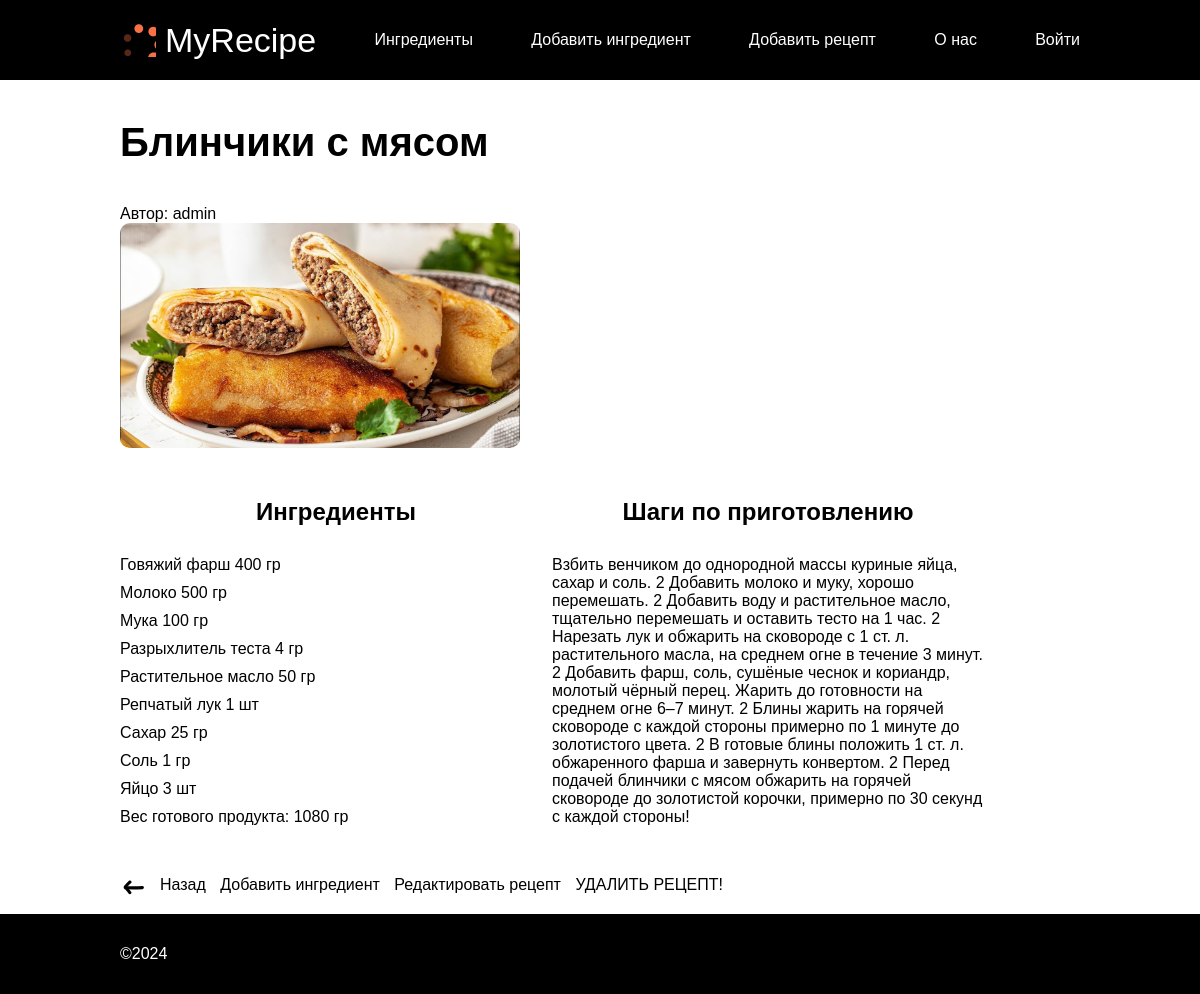
/recipe/1, run on the app's committed database.
### recipe_catalog/models.py (models this page shows, shortened)
class Recipe(models.Model):
    name = models.CharField(max_length=300)
    url = models.CharField(max_length=300)
    description = models.CharField(max_length=1000, default="описание")
    ingredients = models.ManyToManyField(Ingredient, through="RecipeIngredient")
    author = models.ForeignKey(User,
                               verbose_name='Автор рецепта',
                               on_delete=models.CASCADE, null=True
                               )
    class Meta:
        constraints = [
            models.UniqueConstraint(
                name="%(app_label)s_%(class)s_name_unique",
                fields=["name"],
            ),
        ]

class RecipeIngredient(models.Model):
    recipe = models.ForeignKey(Recipe, on_delete=models.CASCADE)
    ingredient = models.ForeignKey(Ingredient, on_delete=models.CASCADE)
    weight = models.IntegerField(default=0)
    count = models.IntegerField(default=0)
    class Meta:
        constraints = [
            models.UniqueConstraint(
                fields=['recipe', 'ingredient'],
                name='unique recipes ingredients'
            ),
        ]

class Ingredient(models.Model):
    name = models.CharField(max_length=255)
    class Meta:
        constraints = [
            models.UniqueConstraint(
                name="%(app_label)s_%(class)s_name_unique",
                fields=["name"],
            ),
        ]

### recipe_catalog/views.py (the view)
# urls.py: path('recipe/<int:pk>', recipe_detail, name='recipe_detail'),
def recipe_detail(request, pk):
    template_name = 'recipe_catalog/recipe.html'
    recipe = Recipe.objects.get(pk=pk)
    ingredients = recipe.recipeingredient_set.all().order_by('ingredient__name')
    ready_weight = get_ready_weight(ingredients)
    context = {
        'title': recipe.name,
        'recipe_url': recipe.url,
        'recipe_id': pk,
        'steps': recipe.description,
        'ingredients': ingredients,
        'ready_weight': ready_weight,
        'author': recipe.author
    }
    return render(request, template_name, context)

### recipe_catalog/views.py (called while the page is built)
def get_ready_weight(ingredients):
    result = 0
    for item in ingredients:
        result += item.weight
    return result

### templates/recipe_catalog/recipe.html (shortened to what this page needs)
{% extends "base.html" %}
{% block content %}
    <h1>{{title}}</h1>
    <p>Автор: {{author}}</p>
    {% load static %}
    <img class="recipe-page__img" src="{% static recipe_url %}" alt="{{title}}">
    <div class="recipe-page__description">
        <section>
            <h2>Ингредиенты</h2>
            <ul class="ingredients">
                {% for ingredient in ingredients %}
                {% load static %}
                <li class="ingredients__item">
                    {{ingredient.ingredient.name}}
                    {% if ingredient.weight == 0 %}
                        {{ingredient.count}} шт
                    {% else %}
                        {{ingredient.weight}} гр
                    {% endif %}
                </li>
                {% endfor %}
                Вес готового продукта: {{ready_weight}} гр
            </ul>
        </section>
        <section>
            <h2>Шаги по приготовлению</h2>
            <p>{{steps}}</p>
        </section>
    </div>
    <a class="back-link" href="{% url 'index'%}">Назад</a>
    <a class="recipe_action_link" href="{% url 'recipe_add' recipe_id %}">Добавить ингредиент</a>
    <a class="recipe_action_link" href="{% url 'recipe_edit' recipe_id %}">Редактировать рецепт</a>
    <a class="recipe_action_link" href="{% url 'recipe_delete' recipe_id %}">УДАЛИТЬ РЕЦЕПТ!</a>
{% endblock %}

### static/css/styles.css (style rules this page uses)
body { position: relative; font-family: Arial, sans-serif; min-height: 100vh; }
a { color: #000; }
h1 { font-size: 40px; margin: 40px 0; font-weight: 700; }
h2 { font-size: 24px; text-align: center; margin: 0 0 30px 0; font-weight: 700; }
.back-link { margin: 0 0 100px 40px; position: relative; color: #000; }
.back-link:before { position: absolute; left: -45px; top: -8px; width: 40px; height: 40px; fill: #000; content: ""; background-image: url("../images/back.svg"); }
.recipe-page__img { width: 400px; height: auto; border-radius: 10px; }
.recipe-page__description { margin: 50px 0; display: grid; grid-template-columns: repeat(2, 45%); }
.ingredients__item { margin: 0 0 10px 0; }
.recipe_action_link { margin-left: 10px; }

### data on the page
Recipe: name "Блинчики с мясом", url (picture), description "Взбить венчиком до однородной массы куриные яйца, сахар и соль. 2 Добавить молоко и муку, хорошо перемешать. 2 Добавить воду и растительное масло, тщательно перемешать и оставить тесто на 1 час. 2 Нарезать лук и обжарить на сковороде с 1 ст. л. растительного масла, на среднем огне в течение 3 минут. 2 Добавить фарш, соль, сушёные чеснок и кориандр, молотый чёрный перец. Жарить до готовности на среднем огне 6–7 минут. 2 Блины жарить на горячей сковороде с каждой стороны примерно по 1 минуте до золотистого цвета. 2 В готовые блины положить 1 ст. л. обжаренного фарша и завернуть конвертом. 2 Перед подачей блинчики с мясом обжарить на горячей сковороде до золотистой корочки, примерно по 30…"
RecipeIngredient: ingredient.name "Говяжий фарш", weight "400"
RecipeIngredient: ingredient.name "Молоко", weight "500"
RecipeIngredient: ingredient.name "Мука", weight "100"
RecipeIngredient: ingredient.name "Разрыхлитель теста", weight "4"
RecipeIngredient: ingredient.name "Растительное масло", weight "50"
RecipeIngredient: ingredient.name "Репчатый лук", count "1"
RecipeIngredient: ingredient.name "Сахар", weight "25"
RecipeIngredient: ingredient.name "Соль", weight "1"
RecipeIngredient: ingredient.name "Яйцо", count "3"

### other printed values
{{ author }} "admin"
{{ ready_weight }} "1080"
